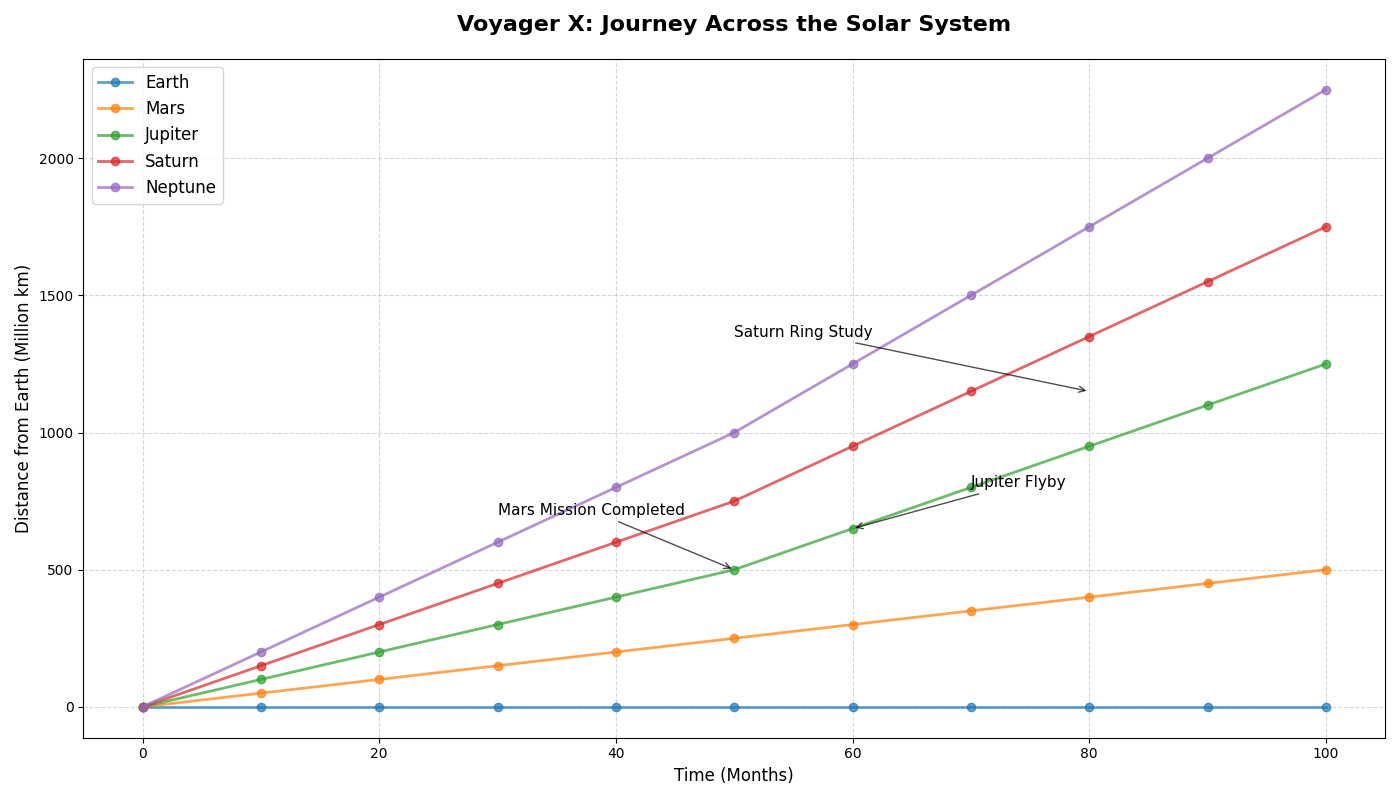

The Python source for this figure:
import matplotlib.pyplot as plt
import numpy as np

# Backstory:
# This chart shows the journey of a spacecraft named "Voyager X" during its mission to explore different planets in our solar system. 
# The data represents the distance traveled by Voyager X from Earth to each planet over a period of time.

# Time in months
time = np.arange(0, 101, 10)

# Distance in millions of kilometers
distance_to_planets = {
    'Earth': [0, 0, 0, 0, 0, 0, 0, 0, 0, 0, 0],
    'Mars': [0, 50, 100, 150, 200, 250, 300, 350, 400, 450, 500],
    'Jupiter': [0, 100, 200, 300, 400, 500, 650, 800, 950, 1100, 1250],
    'Saturn': [0, 150, 300, 450, 600, 750, 950, 1150, 1350, 1550, 1750],
    'Neptune': [0, 200, 400, 600, 800, 1000, 1250, 1500, 1750, 2000, 2250]
}

# Set up the plot
fig, ax = plt.subplots(figsize=(14, 8))

# Plot each planet's flight path
for planet, distances in distance_to_planets.items():
    ax.plot(time, distances, label=planet, marker='o', linestyle='-', linewidth=2, alpha=0.7)

# Title and labels
ax.set_title('Voyager X: Journey Across the Solar System', fontsize=16, fontweight='bold', pad=20)
ax.set_xlabel('Time (Months)', fontsize=12)
ax.set_ylabel('Distance from Earth (Million km)', fontsize=12)

# Adding grid for better readability
ax.grid(True, linestyle='--', alpha=0.5)

# Legend
ax.legend(fontsize=12, loc='upper left')

# Annotations
ax.annotate('Mars Mission Completed', xy=(50, 500), xytext=(30, 700),
            arrowprops=dict(facecolor='black', arrowstyle='->', alpha=0.7), fontsize=11)

ax.annotate('Jupiter Flyby', xy=(60, 650), xytext=(70, 800),
            arrowprops=dict(facecolor='black', arrowstyle='->', alpha=0.7), fontsize=11)

ax.annotate('Saturn Ring Study', xy=(80, 1150), xytext=(50, 1350),
            arrowprops=dict(facecolor='black', arrowstyle='->', alpha=0.7), fontsize=11)

# Ensure layout is tidy
fig.tight_layout()

# Show the plot
plt.show()
